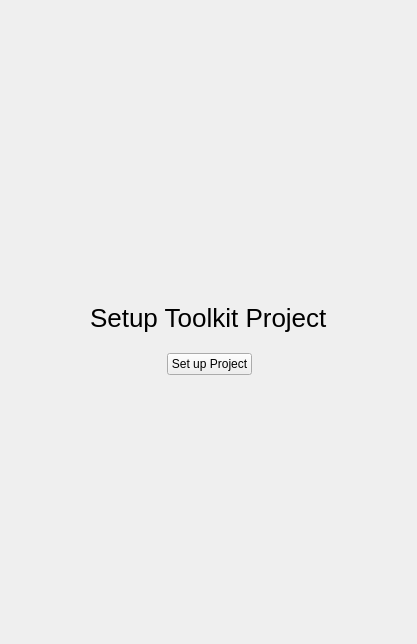
<?xml version="1.0" encoding="UTF-8"?>
<ui version="4.0">
 <class>SetupProject</class>
 <widget class="QWidget" name="SetupProject">
  <property name="geometry">
   <rect>
    <x>0</x>
    <y>0</y>
    <width>417</width>
    <height>644</height>
   </rect>
  </property>
  <property name="windowTitle">
   <string>Form</string>
  </property>
  <layout class="QHBoxLayout" name="horizontalLayout">
   <item>
    <spacer name="horizontalSpacer">
     <property name="orientation">
      <enum>Qt::Horizontal</enum>
     </property>
     <property name="sizeHint" stdset="0">
      <size>
       <width>40</width>
       <height>20</height>
      </size>
     </property>
    </spacer>
   </item>
   <item>
    <layout class="QVBoxLayout" name="verticalLayout">
     <property name="spacing">
      <number>20</number>
     </property>
     <item>
      <spacer name="verticalSpacer">
       <property name="orientation">
        <enum>Qt::Vertical</enum>
       </property>
       <property name="sizeHint" stdset="0">
        <size>
         <width>20</width>
         <height>40</height>
        </size>
       </property>
      </spacer>
     </item>
     <item>
      <layout class="QHBoxLayout" name="horizontalLayout_2">
       <item>
        <widget class="QLabel" name="icon">
         <property name="sizePolicy">
          <sizepolicy hsizetype="Fixed" vsizetype="Fixed">
           <horstretch>0</horstretch>
           <verstretch>0</verstretch>
          </sizepolicy>
         </property>
         <property name="maximumSize">
          <size>
           <width>40</width>
           <height>40</height>
          </size>
         </property>
         <property name="text">
          <string/>
         </property>
         <property name="pixmap">
          <pixmap resource="resources.qrc">:/res/shotgun_logo.png</pixmap>
         </property>
         <property name="scaledContents">
          <bool>true</bool>
         </property>
         <property name="alignment">
          <set>Qt::AlignCenter</set>
         </property>
         <property name="textInteractionFlags">
          <set>Qt::NoTextInteraction</set>
         </property>
        </widget>
       </item>
      </layout>
     </item>
     <item>
      <widget class="QLabel" name="text">
       <property name="styleSheet">
        <string notr="true">font-size: 26px;</string>
       </property>
       <property name="text">
        <string>Setup Toolkit Project</string>
       </property>
      </widget>
     </item>
     <item>
      <layout class="QHBoxLayout" name="horizontalLayout_3">
       <item>
        <spacer name="horizontalSpacer_3">
         <property name="orientation">
          <enum>Qt::Horizontal</enum>
         </property>
         <property name="sizeHint" stdset="0">
          <size>
           <width>40</width>
           <height>20</height>
          </size>
         </property>
        </spacer>
       </item>
       <item>
        <widget class="QPushButton" name="button">
         <property name="sizePolicy">
          <sizepolicy hsizetype="Preferred" vsizetype="Preferred">
           <horstretch>0</horstretch>
           <verstretch>0</verstretch>
          </sizepolicy>
         </property>
         <property name="text">
          <string>Set up Project</string>
         </property>
         <property name="flat">
          <bool>false</bool>
         </property>
        </widget>
       </item>
       <item>
        <spacer name="horizontalSpacer_4">
         <property name="orientation">
          <enum>Qt::Horizontal</enum>
         </property>
         <property name="sizeHint" stdset="0">
          <size>
           <width>40</width>
           <height>20</height>
          </size>
         </property>
        </spacer>
       </item>
      </layout>
     </item>
     <item>
      <spacer name="verticalSpacer_2">
       <property name="orientation">
        <enum>Qt::Vertical</enum>
       </property>
       <property name="sizeHint" stdset="0">
        <size>
         <width>20</width>
         <height>40</height>
        </size>
       </property>
      </spacer>
     </item>
    </layout>
   </item>
   <item>
    <spacer name="horizontalSpacer_2">
     <property name="orientation">
      <enum>Qt::Horizontal</enum>
     </property>
     <property name="sizeHint" stdset="0">
      <size>
       <width>40</width>
       <height>20</height>
      </size>
     </property>
    </spacer>
   </item>
  </layout>
 </widget>
 <resources>
  <include location="resources.qrc"/>
 </resources>
 <connections/>
</ui>
